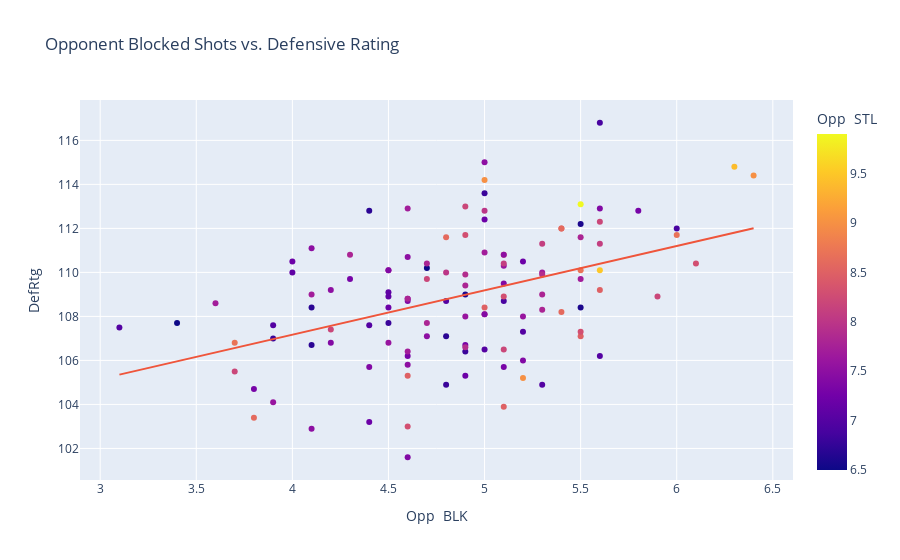

Notebook cell for this chart:
### Code cell
fig = px.scatter(all_stats, x='Opp  BLK', y='DefRtg', 
                 title='Opponent Blocked Shots vs. Defensive Rating',
                color='Opp  STL', trendline='ols', hover_data=['TEAM'])

fig.show()

results = px.get_trendline_results(fig)
results.px_fit_results.iloc[0].summary()

### Figure 1 — Plotly figure (JSON) as saved in the notebook; plotly's stock layout.template omitted (floating-point values rounded to 4 significant figures)
{"data": [{"customdata": [["2017 Atlanta Hawks"], ["2017 Boston Celtics"], ["2017 Brooklyn Nets"], ["2017 Charlotte Hornets"], ["2017 Chicago Bulls"], ["2017 Cleveland Cavaliers"], ["2017 Dallas Mavericks"], ["2017 Denver Nuggets"], ["2017 Detroit Pistons"], ["2017 Golden State Warriors"], ["2017 Houston Rockets"], ["2017 Indiana Pacers"], ["2017 LA Clippers"], ["2017 Los Angeles Lakers"], ["2017 Memphis Grizzlies"], ["2017 Miami Heat"], ["2017 Milwaukee Bucks"], ["2017 Minnesota Timberwolves"], ["2017 New Orleans Pelicans"], ["2017 New York Knicks"], ["2017 Oklahoma City Thunder"], ["2017 Orlando Magic"], ["2017 Philadelphia 76ers"], ["2017 Phoenix Suns"], ["2017 Portland Trail Blazers"], ["2017 Sacramento Kings"], ["2017 San Antonio Spurs"], ["2017 Toronto Raptors"], ["2017 Utah Jazz"], ["2017 Washington Wizards"], ["2018 Atlanta Hawks"], ["2018 Boston Celtics"], ["2018 Brooklyn Nets"], ["2018 Charlotte Hornets"], ["2018 Chicago Bulls"], ["2018 Cleveland Cavaliers"], ["2018 Dallas Mavericks"], ["2018 Denver Nuggets"], ["2018 Detroit Pistons"], ["2018 Golden State Warriors"], ["2018 Houston Rockets"], ["2018 Indiana Pacers"], ["2018 LA Clippers"], ["2018 Los Angeles Lakers"], ["2018 Memphis Grizzlies"], ["2018 Miami Heat"], ["2018 Milwaukee Bucks"], ["2018 Minnesota Timberwolves"], ["2018 New Orleans Pelicans"], ["2018 New York Knicks"], ["2018 Oklahoma City Thunder"], ["2018 Orlando Magic"], ["2018 Philadelphia 76ers"], ["2018 Phoenix Suns"], ["2018 Portland Trail Blazers"], ["2018 Sacramento Kings"], ["2018 San Antonio Spurs"], ["2018 Toronto Raptors"], ["2018 Utah Jazz"], ["2018 Washington Wizards"], ["2019 Atlanta Hawks"], ["2019 Boston Celtics"], ["2019 Brooklyn Nets"], ["2019 Charlotte Hornets"], ["2019 Chicago Bulls"], ["2019 Cleveland Cavaliers"], ["2019 Dallas Mavericks"], ["2019 Denver Nuggets"], ["2019 Detroit Pistons"], ["2019 Golden State Warriors"], ["2019 Houston Rockets"], ["2019 Indiana Pacers"], ["2019 LA Clippers"], ["2019 Los Angeles Lakers"], ["2019 Memphis Grizzlies"], ["2019 Miami Heat"], ["2019 Milwaukee Bucks"], ["2019 Minnesota Timberwolves"], ["2019 New Orleans Pelicans"], ["2019 New York Knicks"], ["2019 Oklahoma City Thunder"], ["2019 Orlando Magic"], ["2019 Philadelphia 76ers"], ["2019 Phoenix Suns"], ["2019 Portland Trail Blazers"], ["2019 Sacramento Kings"], ["2019 San Antonio Spurs"], ["2019 Toronto Raptors"], ["2019 Utah Jazz"], ["2019 Washington Wizards"], ["2020 Atlanta Hawks"], ["2020 Boston Celtics"], ["2020 Brooklyn Nets"], ["2020 Charlotte Hornets"], ["2020 Chicago Bulls"], ["2020 Cleveland Cavaliers"], ["2020 Dallas Mavericks"], ["2020 Denver Nuggets"], ["2020 Detroit Pistons"], ["2020 Golden State Warriors"], ["2020 Houston Rockets"], ["2020 Indiana Pacers"], ["2020 LA Clippers"], ["2020 Los Angeles Lakers"], ["2020 Memphis Grizzlies"], ["2020 Miami Heat"], ["2020 Milwaukee Bucks"], ["2020 Minnesota Timberwolves"], ["2020 New Orleans Pelicans"], ["2020 New York Knicks"], ["2020 Oklahoma City Thunder"], ["2020 Orlando Magic"], ["2020 Philadelphia 76ers"], ["2020 Phoenix Suns"], ["2020 Portland Trail Blazers"], ["2020 Sacramento Kings"], ["2020 San Antonio Spurs"], ["2020 Toronto Raptors"], ["2020 Utah Jazz"], ["2020 Washington Wizards"]], "hovertemplate": "Opp  BLK=%{x}<br>DefRtg=%{y}<br>TEAM=%{customdata[0]}<br>Opp  STL=%{marker.color}<extra></extra>", "legendgroup": "", "marker": {"color": [9, 7.6, 9.5, 6.6, 7.3, 7.3, 6.5, 8.3, 6.7, 8.6, 8.5, 8.1, 7, 8.5, 7, 6.8, 7.4, 7.7, 7.4, 7.5, 8.5, 7.6, 8.6, 8.1, 7.7, 8.5, 7.5, 6.7, 7.3, 7.4, 8.7, 7.2, 7.7, 6.6, 7.2, 7.5, 7.2, 8, 7.3, 8.7, 7.4, 7, 8.5, 8.3, 8.1, 7.5, 7.1, 6.5, 8.2, 8.2, 7.7, 7.8, 8.5, 8.7, 7.3, 7.8, 7.6, 7.2, 8.3, 7.8, 9.9, 6.8, 7.8, 6.9, 7.3, 6.9, 7.8, 7.4, 6.9, 7.7, 7.4, 7.4, 8.3, 8.3, 7.6, 7.5, 6.8, 6.6, 8.6, 7.4, 8.2, 7, 7.7, 9, 7.4, 7.5, 7.2, 7.6, 8.5, 7.7, 9, 7, 7.8, 8, 8.2, 9.4, 7.1, 7.1, 8.2, 8.2, 7.9, 6.8, 7.9, 8.2, 7.9, 7.5, 7.4, 7.8, 8.6, 7.2, 6.7, 7, 7, 8.1, 6.8, 7.8, 6.7, 7, 7.8, 7.5], "coloraxis": "coloraxis", "symbol": "circle"}, "mode": "markers", "name": "", "orientation": "v", "showlegend": false, "type": "scatter", "x": [5.2, 5.2, 5.6, 5.5, 4.6, 4.3, 3.4, 4.9, 4.1, 3.8, 5, 5, 3.1, 5.4, 5, 4.9, 4.6, 5, 4.2, 4.6, 5.5, 5.1, 5.4, 5.3, 5.3, 5.1, 4.1, 4.8, 3.8, 4.6, 5.5, 4.4, 5.5, 4.9, 5.2, 4.1, 4.5, 4.8, 4.9, 3.7, 4.4, 5.2, 5.6, 5.5, 5.1, 4.6, 4.5, 4.7, 4.2, 4.7, 4.6, 4.9, 5.1, 6, 5.1, 4.7, 3.9, 4.9, 4.6, 4.7, 5.5, 3.9, 5.3, 6, 5.8, 5.6, 4.5, 5, 5.1, 3.6, 4.5, 5.2, 6.1, 5.1, 4.9, 4.7, 4.8, 5.5, 5.4, 5.6, 5.1, 4.4, 4.1, 5, 5.1, 5.1, 4, 4.5, 4.6, 4.6, 6.4, 5.6, 5.3, 5, 5.9, 6.3, 4, 4.5, 5.6, 4.9, 4.9, 4.5, 4.9, 3.7, 5.3, 4.2, 4.6, 5.5, 4.8, 5, 4.1, 4.8, 3.9, 5.6, 5, 4.3, 4.4, 5.3, 4.6, 5], "xaxis": "x", "y": [105.2, 108, 110.1, 108.4, 106.2, 109.7, 107.7, 111.7, 106.7, 103.4, 108.4, 108.1, 107.5, 112, 106.5, 106.4, 108.7, 110.9, 106.8, 110.7, 107.1, 110.3, 108.2, 111.3, 110, 110.8, 102.9, 107.1, 104.7, 108.8, 110.1, 103.2, 109.7, 109, 110.5, 111.1, 108.4, 110, 106.7, 106.8, 105.7, 107.3, 109.2, 107.3, 110.4, 105.8, 109.1, 110.2, 107.4, 109.7, 106.4, 109.4, 103.9, 111.7, 105.7, 110.4, 104.1, 105.3, 103, 107.7, 113.1, 107, 109, 112, 112.8, 116.8, 110.1, 108.1, 108.7, 108.6, 110.1, 106, 110.4, 108.9, 108, 107.1, 104.9, 112.2, 112, 112.9, 106.5, 107.6, 109, 114.2, 109.5, 110.8, 110.5, 106.8, 105.3, 112.9, 114.4, 106.2, 108.3, 112.8, 108.9, 114.8, 110, 108.9, 112.3, 113, 109.9, 107.7, 106.6, 105.5, 109.9, 109.2, 101.6, 111.6, 111.6, 112.4, 108.4, 108.7, 107.6, 111.3, 113.6, 110.8, 112.8, 104.9, 108.8, 115], "yaxis": "y"}, {"hovertemplate": "<b>OLS trendline</b><br>DefRtg = 2.01625 * Opp  BLK + 99.1044<br>R<sup>2</sup>=0.188311<br><br>Opp  BLK=%{x}<br>DefRtg=%{y} <b>(trend)</b><extra></extra>", "legendgroup": "", "marker": {"symbol": "circle"}, "mode": "lines", "name": "", "showlegend": false, "type": "scatter", "x": [3.1, 3.4, 3.6, 3.7, 3.7, 3.8, 3.8, 3.9, 3.9, 3.9, 4, 4, 4.1, 4.1, 4.1, 4.1, 4.1, 4.2, 4.2, 4.2, 4.3, 4.3, 4.4, 4.4, 4.4, 4.4, 4.5, 4.5, 4.5, 4.5, 4.5, 4.5, 4.5, 4.6, 4.6, 4.6, 4.6, 4.6, 4.6, 4.6, 4.6, 4.6, 4.6, 4.6, 4.7, 4.7, 4.7, 4.7, 4.7, 4.8, 4.8, 4.8, 4.8, 4.8, 4.9, 4.9, 4.9, 4.9, 4.9, 4.9, 4.9, 4.9, 4.9, 4.9, 5, 5, 5, 5, 5, 5, 5, 5, 5, 5, 5.1, 5.1, 5.1, 5.1, 5.1, 5.1, 5.1, 5.1, 5.1, 5.1, 5.2, 5.2, 5.2, 5.2, 5.2, 5.3, 5.3, 5.3, 5.3, 5.3, 5.3, 5.4, 5.4, 5.4, 5.5, 5.5, 5.5, 5.5, 5.5, 5.5, 5.5, 5.5, 5.6, 5.6, 5.6, 5.6, 5.6, 5.6, 5.6, 5.8, 5.9, 6, 6, 6.1, 6.3, 6.4], "xaxis": "x", "y": [105.4, 106.0, 106.4, 106.6, 106.6, 106.8, 106.8, 107.0, 107.0, 107.0, 107.2, 107.2, 107.4, 107.4, 107.4, 107.4, 107.4, 107.6, 107.6, 107.6, 107.8, 107.8, 108.0, 108.0, 108.0, 108.0, 108.2, 108.2, 108.2, 108.2, 108.2, 108.2, 108.2, 108.4, 108.4, 108.4, 108.4, 108.4, 108.4, 108.4, 108.4, 108.4, 108.4, 108.4, 108.6, 108.6, 108.6, 108.6, 108.6, 108.8, 108.8, 108.8, 108.8, 108.8, 109.0, 109.0, 109.0, 109.0, 109.0, 109.0, 109.0, 109.0, 109.0, 109.0, 109.2, 109.2, 109.2, 109.2, 109.2, 109.2, 109.2, 109.2, 109.2, 109.2, 109.4, 109.4, 109.4, 109.4, 109.4, 109.4, 109.4, 109.4, 109.4, 109.4, 109.6, 109.6, 109.6, 109.6, 109.6, 109.8, 109.8, 109.8, 109.8, 109.8, 109.8, 110.0, 110.0, 110.0, 110.2, 110.2, 110.2, 110.2, 110.2, 110.2, 110.2, 110.2, 110.4, 110.4, 110.4, 110.4, 110.4, 110.4, 110.4, 110.8, 111.0, 111.2, 111.2, 111.4, 111.8, 112.0], "yaxis": "y"}], "layout": {"coloraxis": {"colorbar": {"title": {"text": "Opp  STL"}}, "colorscale": [[0, "#0d0887"], [0.1111, "#46039f"], [0.2222, "#7201a8"], [0.3333, "#9c179e"], [0.4444, "#bd3786"], [0.5556, "#d8576b"], [0.6667, "#ed7953"], [0.7778, "#fb9f3a"], [0.8889, "#fdca26"], [1, "#f0f921"]]}, "legend": {"tracegroupgap": 0}, "title": {"text": "Opponent Blocked Shots vs. Defensive Rating"}, "xaxis": {"anchor": "y", "domain": [0, 1], "title": {"text": "Opp  BLK"}}, "yaxis": {"anchor": "x", "domain": [0, 1], "title": {"text": "DefRtg"}}}}
